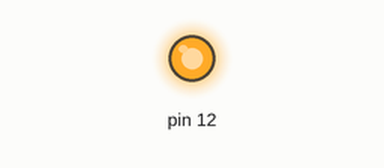
Simulated run of this sketch. Board: Arduino Uno, built with avr-gcc and run on an emulated ATmega328P. Shown: output pins drawn as LEDs (lit = HIGH).

Above: at 0.5 s.
Timing chart, 0 to 3.0 s (numbered marks = the images above):
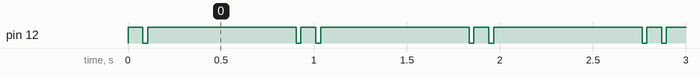

The sketch:

LED1.ino
```cpp
//zmiana w kodzie

void setup() {
  pinMode(12, OUTPUT);
}

void loop() {
  digitalWrite(12, HIGH);
  delay(80);
  digitalWrite(12, LOW);
  delay(25);
  digitalWrite(12, HIGH);
  delay(800);
  digitalWrite(12, LOW);
  delay(25);


}
```

Measured:
- by itself, pin 12: repeats every 0.93 s: LOW 0.03 s, HIGH 0.80 s, LOW 0.03 s, HIGH 0.08 s
